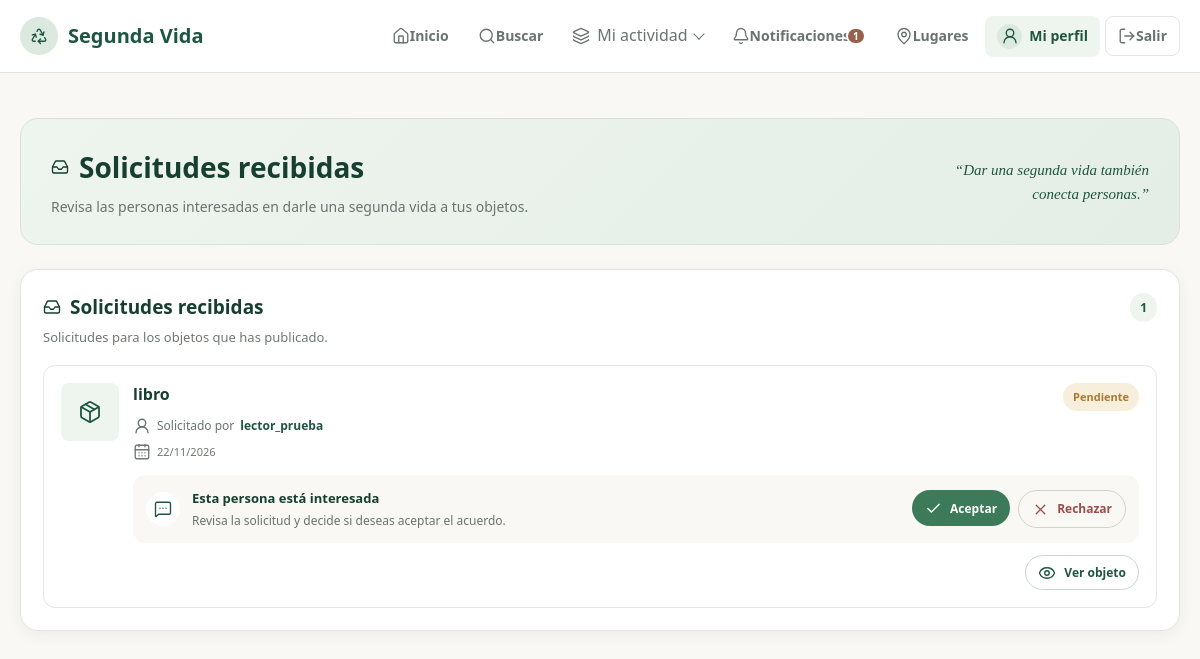
Screenshot of /solicitudes/recibidas/ (signed in) with the database file from the repository.
### solicitudes/models.py (models this page shows, shortened)
class Solicitud(models.Model):
    ESTADOS = [
        ("pendiente", "Pendiente"),
        ("aceptada", "Aceptada"),
        ("rechazada", "Rechazada"),
        ("cumplida", "Cumplida"),
        ("no_cumplida", "No cumplida"),
    ]
    usuario = models.ForeignKey(
        User,
        on_delete=models.CASCADE,
        related_name="solicitudes"
    )
    objeto = models.ForeignKey(
        Objeto,
        on_delete=models.CASCADE,
        related_name="solicitudes"
    )
    mensaje = models.TextField(blank=True)
    estado = models.CharField(
        max_length=20,
        choices=ESTADOS,
        default="pendiente"
    )
    fecha_solicitud = models.DateTimeField(
        auto_now_add=True
    )
    class Meta:
        constraints = [
            models.UniqueConstraint(
                fields=["usuario", "objeto"],
                condition=models.Q(estado="pendiente"),
                name="solicitud_pendiente_unica_por_usuario_objeto",
            ),
        ]

### objetos/models.py (models this page shows, shortened)
class Objeto(models.Model):
    ACCIONES = [
        ("donar", "Donar"),
        ("intercambiar", "Intercambiar"),
        ("reparar", "Reparar"),
        ("piezas", "Dar para piezas"),
        ("transformar", "Transformar"),
    ]
    ESTADOS = [
        ("nuevo", "Nuevo"),
        ("bueno", "Bueno"),
        ("regular", "Regular"),
        ("danado", "Dañado"),
    ]
    usuario = models.ForeignKey(
        User,
        on_delete=models.CASCADE
    )
    nombre = models.CharField(max_length=150)
    descripcion = models.TextField()
    categoria = models.ForeignKey(
        Categoria,
        on_delete=models.PROTECT,
        related_name="objetos"
    )
    estado = models.CharField(
        max_length=20,
        choices=ESTADOS
    )
    accion = models.CharField(
        max_length=20,
        choices=ACCIONES
    )
    funciona = models.BooleanField(default=True)
    ubicacion = models.CharField(
        max_length=200,
        blank=True
    )
    latitud = models.FloatField(
        null=True,
        blank=True
    )
    longitud = models.FloatField(
        null=True,
        blank=True
    )
    fecha_publicacion = models.DateTimeField(
        auto_now_add=True
    )
    disponible = models.BooleanField(default=True)

### solicitudes/views.py (the view)
# urls.py: path("solicitudes/recibidas/", solicitudes_recibidas, name="solicitudes_recibidas"),
@login_required
def solicitudes_recibidas(request):
    valoraciones_usuario = Valoracion.objects.filter(
        valorador=request.user
    )
    solicitudes = Solicitud.objects.filter(
        objeto__usuario=request.user
    ).select_related(
        "usuario",
        "objeto"
    ).prefetch_related(
        Prefetch(
            "valoraciones",
            queryset=valoraciones_usuario,
            to_attr="valoraciones_del_usuario"
        )
    ).order_by("-fecha_solicitud")
    return render(
        request,
        "solicitudes/recibidas.html",
        {"solicitudes": solicitudes}
    )

### usuarios/context_processors.py (called while the page is built)
def notificaciones_no_leidas(request):
    if request.user.is_authenticated:
        notificaciones = Notificacion.objects.filter(
            usuario=request.user
        ).order_by("-fecha")
        no_leidas = notificaciones.filter(
            leida=False
        ).count()
    else:
        notificaciones = Notificacion.objects.none()
        no_leidas = 0
    return {
        "notificaciones": notificaciones,
        "notificaciones_no_leidas": no_leidas,
    }

### templates/solicitudes/recibidas.html (shortened to what this page needs)
{% extends "base.html" %}
{% block content %}
<section class="centro-solicitudes">
    <header class="banner-solicitudes">
        <div>
            <h1><i data-lucide="inbox" class="lucide-icon" aria-hidden="true"></i> Solicitudes recibidas</h1>
            <p>Revisa las personas interesadas en darle una segunda vida a tus objetos.</p>
        </div>
        <div class="frase-solicitudes">“Dar una segunda vida también conecta personas.”</div>
    </header>
    <section class="panel-solicitudes" aria-labelledby="solicitudes-recibidas-titulo">
        <div class="panel-header">
            <h2 id="solicitudes-recibidas-titulo">
                <i data-lucide="inbox" class="lucide-icon" aria-hidden="true"></i>
                Solicitudes recibidas
            </h2>
            <span class="contador-solicitudes">{{ solicitudes|length }}</span>
        </div>
        <p class="panel-subtitulo">Solicitudes para los objetos que has publicado.</p>
        {% if solicitudes %}
            <div class="lista-cards-solicitudes">
                {% for solicitud in solicitudes %}
                    <article class="card-solicitud-row">
                        <div class="img-solicitud-thumb" aria-hidden="true">
                            <i data-lucide="package" class="lucide-icon"></i>
                        </div>
                        <div class="info-solicitud-main">
                            <div class="solicitud-card-topline">
                                <h3 class="nombre-objeto-solicitud">{{ solicitud.objeto.nombre }}</h3>
                                <span class="badge-status status-{{ solicitud.estado }}">{{ solicitud.get_estado_display }}</span>
                            </div>
                            <div class="user-solicitante-line">
                                <i data-lucide="user-round" class="lucide-icon" aria-hidden="true"></i>
                                Solicitado por
                                <a href="{% url 'perfil_publico' solicitud.usuario.username %}">
                                    <strong>{{ solicitud.usuario.username }}</strong>
                                </a>
                            </div>
                            <div class="fecha-solicitud-meta">
                                <i data-lucide="calendar-days" class="lucide-icon" aria-hidden="true"></i>
                                {{ solicitud.fecha_solicitud|date:"d/m/Y" }}
                            </div>
                            {% if solicitud.estado == "pendiente" %}
                                <div class="decision-solicitud">
                                    <span class="bloque-icono" aria-hidden="true">
                                        <i data-lucide="message-square-more" class="lucide-icon"></i>
                                    </span>
                                    <div class="bloque-texto">
                                        <h3>Esta persona está interesada</h3>
                                        <p>Revisa la solicitud y decide si deseas aceptar el acuerdo.</p>
                                    </div>
                                    <div class="acciones-solicitud">
                                        <form
                                            method="POST"
                                            action="{% url 'aceptar_solicitud' solicitud.id %}"
                                            onsubmit="return confirm('¿Aceptar esta solicitud? Se compartirán tus datos de contacto con el solicitante.');"
                                        >
                                            <button class="boton boton-exito" type="submit">
                                                <i data-lucide="check" class="lucide-icon" aria-hidden="true"></i>
                                                Aceptar
                                            </button>
                                        </form>
                                        <form
                                            method="POST"
                                            action="{% url 'rechazar_solicitud' solicitud.id %}"
                                            onsubmit="return confirm('¿Rechazar esta solicitud?');"
                                        >
                                            <button class="boton boton-rechazar" type="submit">
                                                <i data-lucide="x" class="lucide-icon" aria-hidden="true"></i>
                                                Rechazar
                                            </button>
                                        </form>
                                    </div>
                                </div>
                            {% endif %}
                            <footer class="solicitud-pie">
                                <a class="boton boton-outline" href="{% url 'detalle_objeto' solicitud.objeto.id %}">
                                    <i data-lucide="eye" class="lucide-icon" aria-hidden="true"></i>
                                    Ver objeto
                                </a>
                            </footer>
                        </div>
                    </article>
                {% endfor %}
            </div>
        {% endif %}
    </section>
</section>
{% endblock %}

### templates/base.html (style rules this page uses)
:root { --verde-principal: #1E5543; --verde-oscuro: #163F32; --verde-medio: #2F7059; --verde-suave: #DCE9DF; --verde-muy-suave: #EEF5EF; --fondo: #FAF8F5; --blanco: #FFFFFF; --fondo-alternativo: #F3F1EC; --texto: #1A1A1A; --texto-secundario: #69736F; --texto-suave: #6F7873; --borde: #E1E6E2; --borde-oscuro: #CBD5CF; --borde-verde: #D7E3D9; --terracota: #C98F76; --terracota-oscuro: #A96F58; --terracota-contraste: #96604B; --beige: #E8D8C3; --dorado: #C59B45; --dorado-contraste: #8A6A22; --dorado-contraste-oscuro: #735817; --dorado-suave: #F5EACF; --dorado-borde: #EADDBD; --dorado-texto: #765B20; --dorado-texto-suave: #6F5E38; --exito: #3D7A59; --exito-suave: #E3F0E7; --advertencia: #A97932; --advertencia-suave: #F8EEDC; --error: #9A4B4B; --error-suave: #F6E4E4; --error-borde: #E7C7C7; --peligro: #8B3A3A; --peligro-borde: #D8A0A0; --peligro-suave: #F5E1E1; --sombra-suave: 0 4px 15px rgba(25, 45, 35, 0.06); --sombra-media: 0 8px 25px rgba(25, 45, 35, 0.10); --radio-pequeno: 8px; --radio: 12px; --radio-grande: 18px; --transicion: 0.2s ease; }
* { box-sizing: border-box; }
html { scroll-behavior: smooth; }
body { margin: 0; padding: 0; font-family: "Segoe UI", -apple-system, BlinkMacSystemFont, sans-serif; background-color: var(--fondo); color: var(--texto); line-height: 1.6; }
a { color: inherit; }
button, input, select, textarea { font: inherit; }
.lucide-icon { display: inline-block; width: 18px; height: 18px; vertical-align: middle; stroke-width: 1.8; }
main a:not(.boton) { color: var(--verde-principal); font-weight: 500; }
h1 { color: var(--verde-principal); }
h2 { color: var(--verde-oscuro); margin-top: 30px; margin-bottom: 15px; }
h3 { color: var(--texto); margin-top: 20px; margin-bottom: 10px; }
.boton { display: inline-flex; align-items: center; justify-content: center; gap: 8px; padding: 12px 20px; background-color: var(--verde-principal); color: var(--blanco); text-decoration: none; border: none; border-radius: 8px; font-family: inherit; font-size: 15px; font-weight: 600; cursor: pointer; transition: background-color 0.2s ease, transform 0.2s ease; }
.decision-solicitud { display: grid; grid-template-columns: auto 1fr auto; align-items: center; gap: 16px; padding: 20px 0; margin-top: 22px; border-top: 1px solid var(--borde); }
.acciones-solicitud { display: flex; flex-wrap: wrap; gap: 8px; justify-content: flex-end; }
.acciones-solicitud form { margin: 0; }
.boton-exito { background: var(--exito); color: var(--blanco); }
.boton-rechazar { background: transparent; color: var(--error); border: 1px solid var(--borde-oscuro); }
.solicitud-pie { display: flex; justify-content: flex-end; padding: 17px 26px; background: var(--fondo-alternativo); border-top: 1px solid var(--borde); }
.boton-outline { background: transparent; color: var(--verde-principal); border: 1px solid var(--borde-oscuro); }
.acciones-solicitud .boton .lucide-icon, .encabezado-solicitudes .boton .lucide-icon, .solicitudes-vacio .boton .lucide-icon { width: 17px; height: 17px; }

### rows the page displays
Solicitud: objeto.nombre "libro", estado "Pendiente", usuario.username "lector_prueba", fecha_solicitud "22/11/2026", shows "Esta persona está interesada"

### other values shown
{{ notificaciones_no_leidas }} "1"
{{ solicitudes|length }} "1"
